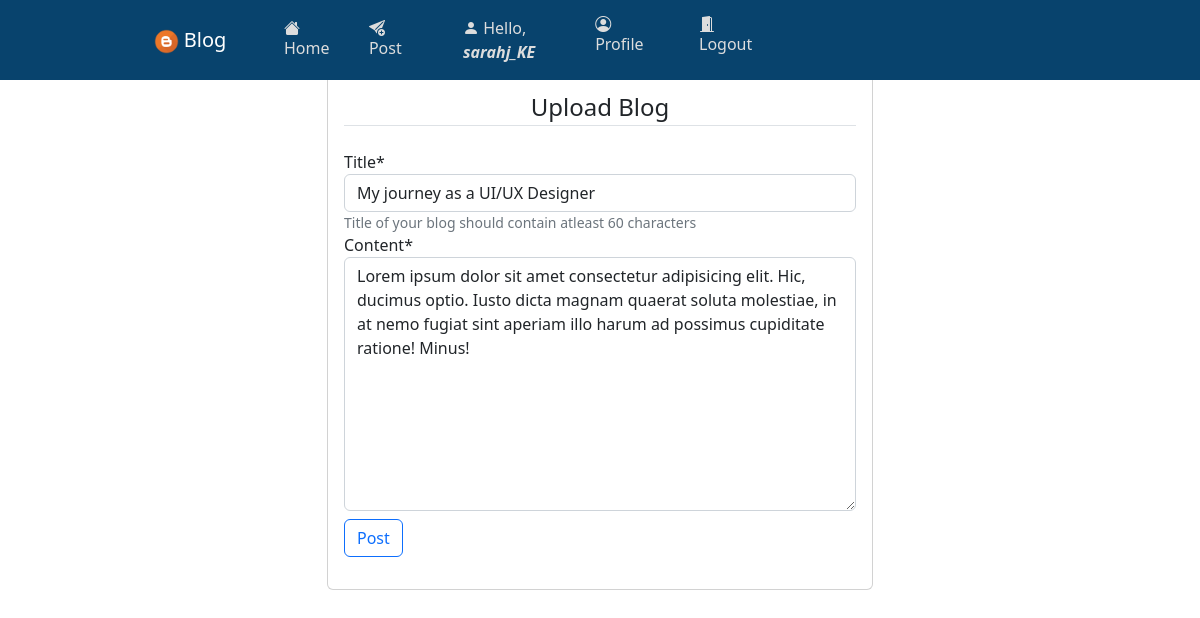
Page /users/edit-blog/75f329067691/blogger/sarahj_KE/ (signed in) on the committed database.
### users/models.py (models this page shows, shortened)
class Posts(models.Model):
    id = models.CharField(max_length=12, primary_key=True, editable=False)
    blogger = models.ForeignKey(Profile, on_delete=models.CASCADE, editable=False)
    title = models.CharField(max_length=60, blank=False)
    content = models.TextField(blank=False)
    posted = models.DateTimeField(auto_now_add=True)
    edited = models.DateTimeField(auto_now=True)
    class Meta:
        ordering = ['-posted']
        verbose_name_plural = 'Posts'

### users/views.py (the view, shortened to what this page needs)
# urls.py: path('edit-blog/<str:pk>/blogger/<str:name>/', views.editblogs_view, name='edit_blog'),
@login_required(login_url='login')
@user_passes_test(lambda user: user.is_staff is False and user.is_superuser is False)
def editblogs_view(request, pk, name):
    obj = Posts.objects.get(id=pk)
    edit_blog = EditBlogsForm(instance=obj)
    context = {'edit_blog': edit_blog,}
    return render(request, 'users/edit.html', context)

### users/forms.py
class EditBlogsForm(forms.ModelForm):
    title = forms.CharField(widget=forms.TextInput(attrs={'type': 'text'}), help_text='Title of your blog should contain atleast 60 characters')
    content = forms.CharField(widget=forms.Textarea(attrs={'type': 'text'}))
    class Meta:
        model = Posts
        fields = ['title', 'content']

### users/templates/users/edit.html (shortened to what this page needs)
{% extends 'users/base.html' %}{% block title %}Edit blog{% endblock %}
{% load crispy_forms_tags %}
    {% block content %}
    <div class="container body-container">
        <div class="row">
            <div class="col-md-6 offset-sm-3">
                <div class="card card-body">
                    <form action="" method="post">
                        <fieldset class="form-group">
                            <legend class="border-bottom mb-4 text-center">Upload Blog</legend>
                            {{edit_blog|crispy}}
                        </fieldset>
                        <div class="form-group mt-2">
                            <button type="submit" class="btn btn-outline-primary">Post</button>
                        </div>
                    </form>
                </div>
            </div>
        </div>
    </div>
    {% endblock %}

### users/templates/users/base.html (shortened to what this page needs)
    {% load static %}
    <link rel="stylesheet" href="{% static 'css/styles.css' %}">
    <link href="https://cdn.jsdelivr.net/npm/bootstrap@5.2.2/dist/css/bootstrap.min.css" rel="stylesheet">
    <link rel="stylesheet" href="https://cdn.jsdelivr.net/npm/bootstrap-icons@1.9.1/font/bootstrap-icons.css">
    <header class="site-header">
        <nav class="navbar navbar-expand-lg navbar-dark bg-steel fixed-top">
            <div class="container">
                <a href="{% url 'homepage' %}" class="navbar-brand ml-4 text-center"><img src="{% static 'img/favicon.png' %}" alt="logo"> Blog</a>
                <div class="collapse navbar-collapse" id="navbarToggle">
                    <div class="navbar-nav mr-5">
                        {% if user.is_authenticated %}
                        <a href="{% url 'homepage' %}" class="nav-item nav-link"><i class="bi-house-fill"></i> Home</a>
                        <a href="{% url 'upload_blog' %}" class="nav-item nav-link"><i class="bi-send-plus-fill"></i> Post</a>
                        {% endif %}
                    </div>
                    <div class="navbar-nav account-links">
                        {% if user.is_authenticated %}
                        <a href="{% url 'profile' %}" class="nav-item nav-link"><i class="bi-person-fill"></i> Hello, <b class="fst-italic">{{ request.user.username }}</b></a>
                        <a href="{% url 'profile' %}" class="nav-item nav-link"><i class="bi-person-circle"></i> Profile</a>
                        <a href="{% url 'user_logout' %}" class="nav-item nav-link"><i class="bi-door-open-fill"></i> Logout</a>
                        {% else %}
                        <a href="{% url 'login' %}" class="nav-item nav-link"><i class="bi-door-closed-fill"></i> Login</a>
                        <a href="{% url 'signup' %}" class="nav-item nav-link"><i class="bi-person-plus-fill"></i> Register</a>
                        {% endif %}
                    </div>
                </div>
            </div>
        </nav>
    </header>
    {% block content %}
    {% endblock %}

### static/css/styles.css (style rules this page uses)
* { box-sizing: border-box; }
.bg-steel { background-color: #08436d; }
.site-header .container .navbar-brand { margin-left: 12%; margin-right: 3%; }
.site-header .container .navbar-brand img { height: 25px; width: 25px; }
.site-header .container .navbar-nav a { margin-right: 7px; color: #ddd; }
.site-header .container .account-links { margin-left: 37%; }
.body-container { margin-top: 6%; }
.body-container .card { margin-bottom: 15px; }
@media only screen and (min-device-width: 546px) and (max-device-width: 1200px) { .site-header .container .navbar-brand { margin-left: 10%; margin-right: 3%; } }
@media only screen and (min-device-width: 546px) and (max-device-width: 1200px) { .site-header .container .navbar-nav a { margin-left: 10%; margin-right: 5px; color: #ddd; } }
@media only screen and (min-device-width: 546px) and (max-device-width: 1200px) { .site-header .container .account-links { margin-left: 0; } }

### rows in the picture
Posts: title "My journey as a UI/UX Designer", content "Lorem ipsum dolor sit amet consectetur adipisicing elit. Hic, ducimus optio. Iusto dicta magnam quaerat soluta molestiae, in at nemo fugiat sint aperiam illo harum ad possimus cupiditate ratione! Minus!"

### other values in the picture
{{ request.user.username }} "sarahj_KE"
